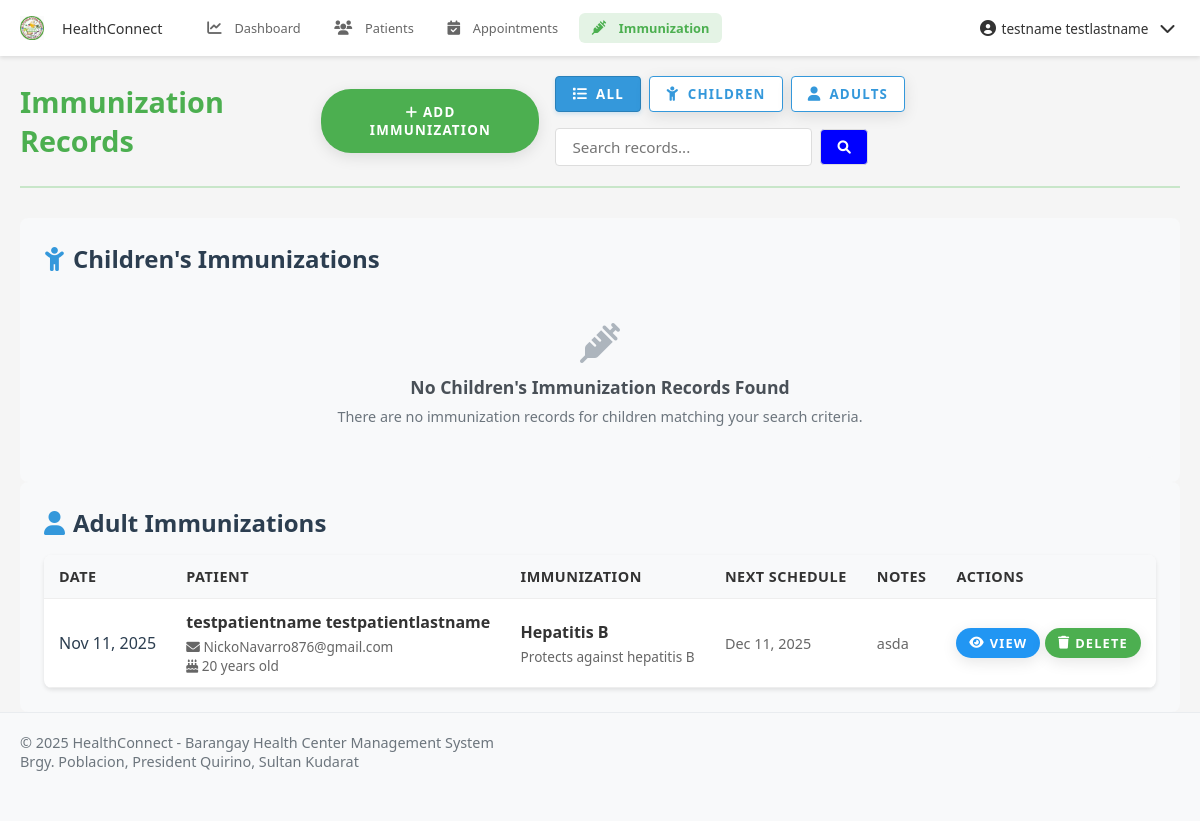
Page /pages/health_worker/immunization.php (signed in) on the committed database.
### tables this page shows
CREATE TABLE `immunization_records` (
  `immunization_record_id` int(11) NOT NULL,
  `patient_id` int(11) DEFAULT NULL,
  `immunization_type_id` int(11) DEFAULT NULL,
  `health_worker_id` int(11) DEFAULT NULL,
  `dose_number` int(11) DEFAULT NULL,
  `date_administered` date DEFAULT NULL,
  `next_schedule_date` date DEFAULT NULL,
  `notes` text DEFAULT NULL,
  `created_at` timestamp NOT NULL DEFAULT current_timestamp(),
  `updated_at` timestamp NOT NULL DEFAULT current_timestamp() ON UPDATE current_timestamp()
);

CREATE TABLE `users` (
  `user_id` int(11) NOT NULL,
  `role_id` int(11) DEFAULT NULL,
  `username` varchar(50) NOT NULL,
  `email` varchar(100) NOT NULL,
  `password` varchar(255) NOT NULL,
  `mobile_number` varchar(20) DEFAULT NULL,
  `first_name` varchar(100) NOT NULL,
  `middle_name` varchar(100) DEFAULT NULL,
  `last_name` varchar(100) NOT NULL,
  `gender` enum('Male','Female','Other') DEFAULT NULL,
  `date_of_birth` date DEFAULT NULL,
  `address` text DEFAULT NULL,
  `profile_picture` varchar(255) DEFAULT NULL,
  `is_active` tinyint(1) DEFAULT 1,
  `last_login` datetime DEFAULT NULL,
  `otp` varchar(6) DEFAULT NULL,
  `otp_expiry` datetime DEFAULT NULL,
  `created_at` timestamp NOT NULL DEFAULT current_timestamp(),
  `updated_at` timestamp NOT NULL DEFAULT current_timestamp() ON UPDATE current_timestamp()
);

CREATE TABLE `immunization_types` (
  `immunization_type_id` int(11) NOT NULL,
  `name` varchar(100) NOT NULL,
  `description` text DEFAULT NULL,
  `recommended_age` varchar(100) DEFAULT NULL,
  `dose_count` int(11) DEFAULT 1,
  `created_at` timestamp NOT NULL DEFAULT current_timestamp()
);

### pages/health_worker/immunization.php (the view, shortened to what this page needs)
<?php
$database = new Database();
$pdo = $database->getConnection();
try {
    $query = "SELECT health_worker_id FROM health_workers WHERE user_id = ?";
    $stmt = $pdo->prepare($query);
    $stmt->execute([$_SESSION['user_id']]);
    $health_worker = $stmt->fetch(PDO::FETCH_ASSOC);
    $health_worker_id = $health_worker['health_worker_id'];
} catch (PDOException $e) {
    error_log("Error fetching health worker ID: " . $e->getMessage());
    header('Location: /connect/pages/login.php');
    exit();
}
$search = isset($_GET['search']) ? trim($_GET['search']) : '';
$where_clause = '';
$params = [];
if (!empty($search)) {
    $where_clause = "AND (CONCAT(u.first_name, ' ', u.last_name) LIKE ? OR u.email LIKE ? OR it.name LIKE ?)";
    $search_param = "%$search%";
    $params = [$health_worker_id, $search_param, $search_param, $search_param];
} else {
    $params = [$health_worker_id];
}
try {
    $query = "SELECT ir.*,
              CONCAT(u.first_name, ' ', u.last_name) as patient_name,
              u.email as patient_email,
              it.name as immunization_name,
              it.description as immunization_description,
              TIMESTAMPDIFF(YEAR, u.date_of_birth, CURDATE()) as age
              FROM immunization_records ir
              JOIN patients p ON ir.patient_id = p.patient_id
              JOIN users u ON p.user_id = u.user_id
              JOIN immunization_types it ON ir.immunization_type_id = it.immunization_type_id
              WHERE ir.health_worker_id = ? $where_clause
              ORDER BY ir.date_administered DESC";
    $stmt = $pdo->prepare($query);
    $stmt->execute($params);
    $immunizations = $stmt->fetchAll(PDO::FETCH_ASSOC);
    $child_immunizations = array_filter($immunizations, function($record) {
        return $record['age'] < 18;
    });
    $adult_immunizations = array_filter($immunizations, function($record) {
        return $record['age'] >= 18;
    });
} catch (PDOException $e) {
    error_log("Error fetching immunization data: " . $e->getMessage());
    $immunizations = [];
    $immunization_types = [];
    $patients_list = [];
}
?>
<!DOCTYPE html>
<html lang="en">
<head>
    <?php include __DIR__ . '/../../includes/header_links.php'; ?>
</head>
<body>
    <?php include __DIR__ . '/../../includes/navbar.php'; ?>
    <div class="container">
        <div class="page-header">
            <h1>Immunization Records</h1>
            <div class="header-actions">
                <button class="btn btn-primary" onclick="showAddImmunizationModal()">
                    <i class="fas fa-plus"></i> Add Immunization
                </button>
                <div class="filter-actions">
                    <div class="filter-buttons">
                        <button class="btn btn-filter active" data-filter="all">
                            <i class="fas fa-list"></i> All
                        </button>
                        <button class="btn btn-filter" data-filter="children">
                            <i class="fas fa-child"></i> Children
                        </button>
                        <button class="btn btn-filter" data-filter="adults">
                            <i class="fas fa-user"></i> Adults
                        </button>
                    </div>
                <form class="search-form" action="" method="GET">
                    <input type="text" name="search" placeholder="Search records..." value="<?php echo htmlspecialchars($search); ?>">
                    <button type="submit"><i class="fas fa-search"></i></button>
                </form>
                </div>
            </div>
        </div>
        <div class="immunization-sections">
            <div class="immunization-section">
                <h2><i class="fas fa-child"></i> Children's Immunizations</h2>
                <div class="immunization-table-container">
                    <?php if (empty($child_immunizations)): ?>
                    <div class="empty-state">
                        <i class="fas fa-syringe"></i>
                        <h3>No Children's Immunization Records Found</h3>
                        <p>There are no immunization records for children matching your search criteria.</p>
                    </div>
                    <?php endif; ?>
                </div>
            </div>
            <div class="immunization-section">
                <h2><i class="fas fa-user"></i> Adult Immunizations</h2>
                <div class="immunization-table-container">
                    <?php if (empty($adult_immunizations)): ?>
                    <div class="empty-state">
                        <i class="fas fa-syringe"></i>
                        <h3>No Adult Immunization Records Found</h3>
                        <p>There are no immunization records for adults matching your search criteria.</p>
                    </div>
                    <?php else: ?>
                    <table class="immunization-table">
                        <thead>
                            <tr>
                                <th>Date</th>
                                <th>Patient</th>
                                <th>Immunization</th>
                                <th>Next Schedule</th>
                                <th>Notes</th>
                                <th>Actions</th>
                            </tr>
                        </thead>
                        <tbody>
                            <?php foreach ($adult_immunizations as $record): ?>
                            <tr>
                                <td>
                                    <div class="table-date">
                                        <?php echo date('M d, Y', strtotime($record['date_administered'])); ?>
                                    </div>
                                </td>
                                <td>
                                    <div class="table-patient-name">
                                        <?php echo htmlspecialchars($record['patient_name']); ?>
                                    </div>
                                    <div class="table-patient-info">
                                        <div><i class="fas fa-envelope"></i> <?php echo htmlspecialchars($record['patient_email']); ?></div>
                                        <div><i class="fas fa-birthday-cake"></i> <?php echo htmlspecialchars($record['age']); ?> years old</div>
                                    </div>
                                </td>
                                <td>
                                    <div class="table-immunization-name">
                                        <?php echo htmlspecialchars($record['immunization_name']); ?>
                                    </div>
                                    <div class="table-immunization-desc" title="<?php echo htmlspecialchars($record['immunization_description']); ?>">
                                        <?php echo htmlspecialchars($record['immunization_description']); ?>
                                    </div>
                                </td>
                                <td>
                                    <div class="table-next-schedule">
                                        <?php if (!empty($record['next_schedule_date'])): ?>
                                            <?php echo date('M d, Y', strtotime($record['next_schedule_date'])); ?>
                                        <?php else: ?>
                                            <span class="text-muted">None</span>
                                        <?php endif; ?>
                                    </div>
                                </td>
                                <td>
                                    <div class="table-notes" title="<?php echo htmlspecialchars($record['notes'] ?? ''); ?>">
                                        <?php echo htmlspecialchars($record['notes'] ?? 'No notes'); ?>
                                    </div>
                                </td>
                                <td>
                                    <div class="table-actions">
                                        <a href="view_immunization.php?id=<?php echo $record['immunization_record_id']; ?>" class="btn btn-view" title="View Details">
                                            <i class="fas fa-eye"></i> View
                                        </a>
                                        <button class="btn btn-danger" onclick="deleteRecord(<?php echo $record['immunization_record_id']; ?>)" title="Delete Record">
                                            <i class="fas fa-trash"></i> Delete
                                        </button>
                                    </div>
                                </td>
                            </tr>
                            <?php endforeach; ?>
                        </tbody>
                    </table>
                    <?php endif; ?>
                </div>
            </div>
        </div>
    </div>
    <?php include __DIR__ . '/../../includes/footer.php'; ?>
</body>
</html>

### assets/css/style.css (style rules this page uses)
:root { --primary-color: #4CAF50; --primary-dark: #388E3C; --primary-light: #C8E6C9; --accent-color: #FF5722; --text-primary: #212121; --text-secondary: #757575; --divider-color: #BDBDBD; --background-color: #F5F5F5; --white: #FFFFFF; --error: #F44336; --warning: #FFC107; --info: #2196F3; --success: #4CAF50; }
* { margin: 0; padding: 0; box-sizing: border-box; font-family: 'Poppins', 'Segoe UI', Arial, sans-serif; }
html, body { height: 100%; background-color: var(--background-color); color: var(--text-primary); font-size: 16px; overflow-x: hidden; }
a { color: var(--primary-dark); text-decoration: none; transition: color 0.3s ease; }
.container { width: 100%; max-width: 1200px; margin: 0 auto; padding: 0 20px; }
.btn { display: inline-block; padding: 14px 28px; background-color: var(--primary-color); color: var(--white); border-radius: 30px; font-weight: 600; text-transform: uppercase; letter-spacing: 1.2px; transition: all 0.3s ease; cursor: pointer; border: none; box-shadow: 0 4px 15px rgba(0,0,0,0.1); }
.page-header { display: flex; justify-content: space-between; align-items: center; margin-bottom: 30px; padding: 20px 0; border-bottom: 2px solid var(--primary-light); }
.page-header h1 { color: var(--primary-color); margin: 0; font-size: 1.8rem; }
.header-actions { display: flex; gap: 15px; align-items: center; }
.search-form { display: flex; gap: 10px; align-items: center; }
.search-form input { padding: 8px 15px; border: 1px solid var(--divider-color); border-radius: 6px; min-width: 250px; font-size: 0.95rem; }
.search-form button { background: var(--primary-color); color: white; border: none; padding: 8px 15px; border-radius: 6px; cursor: pointer; transition: background-color 0.3s ease; }
.btn-view { background: var(--info); color: white; }
body { padding-top: 60px; padding-bottom: 70px; }

### includes/navbar.php (style rules this page uses)
body { padding-top: 48px; padding-bottom: 56px; }
@media (min-width: 769px) { body { padding-bottom: 0; } }
@media (min-width: 769px) { body { padding-top: 56px; } }

### rows in the picture
immunization_records: date_administered "Nov 11, 2025", patient_name "testpatientname testpatientlastname", users.email "NickoNavarro876@gmail.com", age "20", immunization_type.name "Hepatitis B", immunization_type.description "Protects against hepatitis B", next_schedule_date "Dec 11, 2025", notes "asda"

### other values in the picture
$_SESSION['name'] "testname testlastname"
